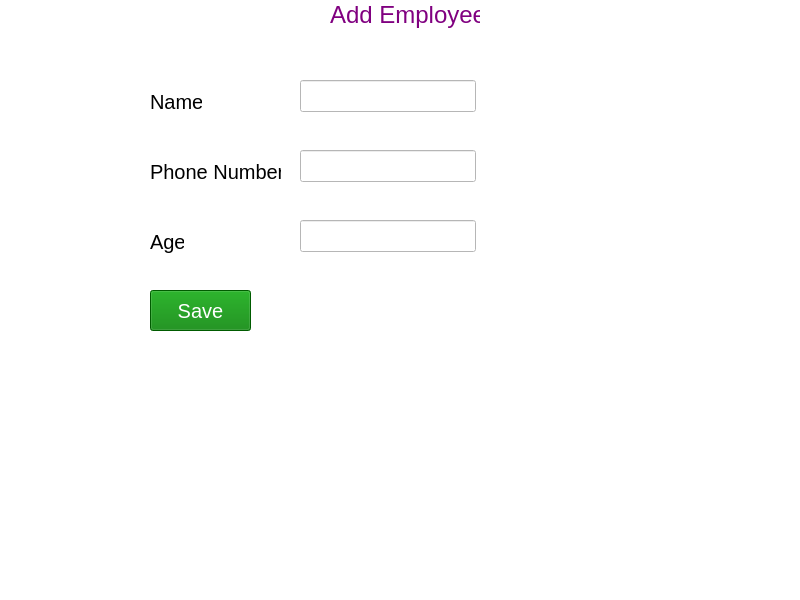
<?xml version="1.0" encoding="UTF-8"?>
<ui version="4.0">
 <class>MainWindow</class>
 <widget class="QMainWindow" name="MainWindow">
  <property name="geometry">
   <rect>
    <x>0</x>
    <y>0</y>
    <width>800</width>
    <height>600</height>
   </rect>
  </property>
  <property name="windowTitle">
   <string>MainWindow</string>
  </property>
  <property name="styleSheet">
   <string notr="true">background-color: white;
color: black;
font-size: 18px;</string>
  </property>
  <widget class="QWidget" name="centralwidget">
   <widget class="QLabel" name="label">
    <property name="geometry">
     <rect>
      <x>330</x>
      <y>0</y>
      <width>150</width>
      <height>29</height>
     </rect>
    </property>
    <property name="styleSheet">
     <string notr="true">background: none;
color: purple;
font-size: 24px;</string>
    </property>
    <property name="text">
     <string>Add Employee</string>
    </property>
   </widget>
   <widget class="QLabel" name="label_2">
    <property name="geometry">
     <rect>
      <x>150</x>
      <y>90</y>
      <width>52</width>
      <height>24</height>
     </rect>
    </property>
    <property name="styleSheet">
     <string notr="true">font-size: 20px;
opacity: 0.9;
background: none;
</string>
    </property>
    <property name="text">
     <string>Name</string>
    </property>
   </widget>
   <widget class="QLabel" name="label_3">
    <property name="geometry">
     <rect>
      <x>150</x>
      <y>160</y>
      <width>131</width>
      <height>24</height>
     </rect>
    </property>
    <property name="styleSheet">
     <string notr="true">background: none;
font-size: 20px;
opacity: 0.9;
</string>
    </property>
    <property name="text">
     <string>Phone Number</string>
    </property>
   </widget>
   <widget class="QLabel" name="label_4">
    <property name="geometry">
     <rect>
      <x>150</x>
      <y>230</y>
      <width>34</width>
      <height>24</height>
     </rect>
    </property>
    <property name="styleSheet">
     <string notr="true">background: none;
font-size: 20px;
opacity: 0.9;
</string>
    </property>
    <property name="text">
     <string>Age</string>
    </property>
   </widget>
   <widget class="QLineEdit" name="nameInp">
    <property name="geometry">
     <rect>
      <x>300</x>
      <y>80</y>
      <width>176</width>
      <height>32</height>
     </rect>
    </property>
    <property name="styleSheet">
     <string notr="true">color: black;
font-size: 20px;</string>
    </property>
   </widget>
   <widget class="QLineEdit" name="phoneInp">
    <property name="geometry">
     <rect>
      <x>300</x>
      <y>150</y>
      <width>176</width>
      <height>32</height>
     </rect>
    </property>
    <property name="styleSheet">
     <string notr="true">color: black;
font-size: 20px;</string>
    </property>
   </widget>
   <widget class="QLineEdit" name="ageInp">
    <property name="geometry">
     <rect>
      <x>300</x>
      <y>220</y>
      <width>176</width>
      <height>32</height>
     </rect>
    </property>
    <property name="styleSheet">
     <string notr="true">color: black;
font-size: 20px;</string>
    </property>
   </widget>
   <widget class="QPushButton" name="saveBtn">
    <property name="geometry">
     <rect>
      <x>150</x>
      <y>290</y>
      <width>101</width>
      <height>41</height>
     </rect>
    </property>
    <property name="styleSheet">
     <string notr="true">color: white;
font-size:20px;
background: green;</string>
    </property>
    <property name="text">
     <string>Save</string>
    </property>
   </widget>
  </widget>
  <widget class="QMenuBar" name="menubar">
   <property name="geometry">
    <rect>
     <x>0</x>
     <y>0</y>
     <width>800</width>
     <height>30</height>
    </rect>
   </property>
  </widget>
  <widget class="QStatusBar" name="statusbar"/>
 </widget>
 <resources/>
 <connections/>
</ui>
